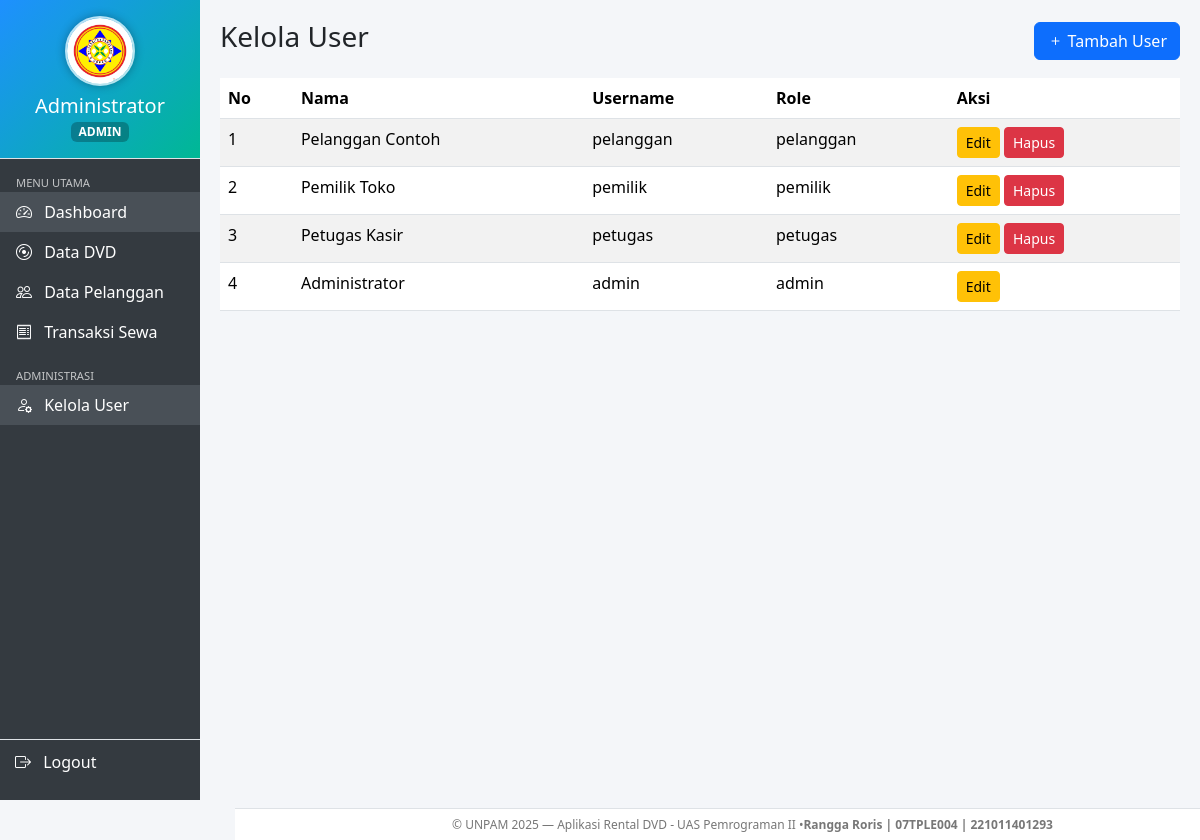
The page /pages/users/index.php (signed in) on the database its author committed.
### tables this page shows
CREATE TABLE users (
    id INT AUTO_INCREMENT PRIMARY KEY,
    nama_lengkap VARCHAR(100) NOT NULL,
    username VARCHAR(50) NOT NULL UNIQUE,
    password VARCHAR(255) NOT NULL,
    role ENUM('admin','petugas','pemilik','pelanggan') NOT NULL DEFAULT 'petugas',
    created_at TIMESTAMP DEFAULT CURRENT_TIMESTAMP
);

### config/config.php (called while the page is built, shortened)
<?php
$projectRoot = str_replace('\\', '/', realpath(__DIR__ . '/..'));
$docRoot     = str_replace('\\', '/', realpath($_SERVER['DOCUMENT_ROOT'] ?? ''));
$base_url    = rtrim(str_replace($docRoot, '', $projectRoot), '/');
function base_url(string $path = ''): string {
    global $base_url;
    return $base_url . $path;
}

### pages/users/index.php (the view, shortened to what this page needs)
<?php
require_once '../../config/config.php';
include '../../layouts/header.php';
include '../../layouts/sidebar.php';
$stmt = $pdo->query("SELECT * FROM users ORDER BY id DESC");
?>
<div class="d-flex justify-content-between align-items-center mb-3">
  <h3>Kelola User</h3>
  <a href="<?= base_url('/pages/users/tambah.php') ?>" class="btn btn-primary"><i class="bi bi-plus"></i> Tambah User</a>
</div>
<table class="table table-striped table-hover">
  <thead>
    <tr>
      <th>No</th>
      <th>Nama</th>
      <th>Username</th>
      <th>Role</th>
      <th>Aksi</th>
    </tr>
  </thead>
  <tbody>
    <?php $no = 1; while ($row = $stmt->fetch(PDO::FETCH_ASSOC)) : ?>
      <tr>
        <td><?= $no++ ?></td>
        <td><?= htmlspecialchars($row['nama_lengkap']) ?></td>
        <td><?= htmlspecialchars($row['username']) ?></td>
        <td><?= htmlspecialchars($row['role']) ?></td>
        <td>
          <a href="<?= base_url('/pages/users/edit.php?id=' . $row['id']) ?>" class="btn btn-sm btn-warning">Edit</a>
          <?php if ($row['id'] != $_SESSION['user_id']) : ?>
          <a href="<?= base_url('/pages/users/index.php?hapus=' . $row['id']) ?>" class="btn btn-sm btn-danger"
             onclick="return confirm('Hapus user ini?')">Hapus</a>
          <?php endif; ?>
        </td>
      </tr>
    <?php endwhile; ?>
  </tbody>
</table>
<?php
include '../../layouts/footer.php';
?>

### layouts/header.php (shortened to what this page needs)
<!DOCTYPE html>
<html lang="id">
<head>
    <link href="https://cdn.jsdelivr.net/npm/bootstrap@5.3.3/dist/css/bootstrap.min.css" rel="stylesheet">
    <link rel="stylesheet" href="https://cdn.jsdelivr.net/npm/bootstrap-icons@1.11.3/font/bootstrap-icons.css">
</head>
<body>

### layouts/sidebar.php
<?php
$role = $_SESSION['user_role'] ?? '';
$name = $_SESSION['user_name'] ?? 'User';
$avatarUrl = base_url('/static/assets/imgs/1.jpeg');
$currentPath = parse_url($_SERVER['REQUEST_URI'], PHP_URL_PATH);
function is_active(string $path, string $currentPath): string {
    return str_ends_with($currentPath, $path) ? 'active' : '';
}
?>
<div class="container-fluid">
  <div class="row">
    <div class="col-md-2 sidebar p-0 d-flex flex-column">
      <div class="p-3 border-bottom" style="background: linear-gradient(135deg,#1e90ff,#00b894);">
        <div class="d-flex flex-column align-items-center text-center text-white">
          <div class="mb-2">
            <img src="<?= $avatarUrl ?>"
                 alt="Avatar"
                 class="rounded-circle"
                 style="width:70px;height:70px;object-fit:cover;border:2px solid rgba(255,255,255,.7);box-shadow:0 0 10px rgba(0,0,0,.3);">
          </div>
          <h5 class="mb-1"><?= htmlspecialchars($name) ?></h5>
          <span class="badge"
                style="background:rgba(0,0,0,.25);backdrop-filter:blur(4px);">
            <?= htmlspecialchars(strtoupper($role ?: 'TIDAK DIKETAHUI')) ?>
          </span>
        </div>
      </div>
      <nav class="flex-grow-1 d-flex flex-column justify-content-between">
        <div class="pt-2">
          <?php if ($role === 'pelanggan'): ?>
            <a href="<?= base_url('/pages/portal/index.php') ?>"
               class="d-block px-3 py-2 <?= is_active('/pages/portal/index.php', $currentPath) ?>">
              <i class="bi bi-house-door me-2"></i> Beranda
            </a>
            <a href<?= "=\"" . base_url('/pages/portal/riwayat.php') . "\"" ?>
               class="d-block px-3 py-2 <?= is_active('/pages/portal/riwayat.php', $currentPath) ?>">
              <i class="bi bi-clock-history me-2"></i> Riwayat Sewa
            </a>
          <?php else: ?>
            <small class="text-uppercase text-light-50 px-3 mt-2 d-block" style="font-size:.7rem;opacity:.7;">
              Menu Utama
            </small>
            <a href="<?= base_url('/index.php') ?>"
               class="d-block px-3 py-2 <?= is_active('/index.php', $currentPath) ?>">
              <i class="bi bi-speedometer2 me-2"></i> Dashboard
            </a>
            <a href="<?= base_url('/pages/dvd/index.php') ?>"
               class="d-block px-3 py-2 <?= is_active('/pages/dvd/index.php', $currentPath) ?>">
              <i class="bi bi-disc me-2"></i> Data DVD
            </a>
            <a href="<?= base_url('/pages/pelanggan/index.php') ?>"
               class="d-block px-3 py-2 <?= is_active('/pages/pelanggan/index.php', $currentPath) ?>">
              <i class="bi bi-people me-2"></i> Data Pelanggan
            </a>
            <a href="<?= base_url('/pages/transaksi/index.php') ?>"
               class="d-block px-3 py-2 <?= is_active('/pages/transaksi/index.php', $currentPath) ?>">
              <i class="bi bi-receipt me-2"></i> Transaksi Sewa
            </a>
            <?php if ($role === 'admin') : ?>
              <small class="text-uppercase text-light-50 px-3 mt-3 d-block" style="font-size:.7rem;opacity:.7;">
                Administrasi
              </small>
              <a href="<?= base_url('/pages/users/index.php') ?>"
                 class="d-block px-3 py-2 <?= is_active('/pages/users/index.php', $currentPath) ?>">
                <i class="bi bi-person-gear me-2"></i> Kelola User
              </a>
            <?php endif; ?>
          <?php endif; ?>
        </div>
        <div class="pb-3 border-top mt-2">
          <a href="#" onclick="logoutConfirm()">
    <i class="bi bi-box-arrow-right me-2"></i> Logout
</a>
        </div>
      </nav>
    </div>
    <div class="col-md-10 content">

### layouts/footer.php (shortened to what this page needs)
</div>
</div>
</div>
<footer class="app-footer">
    © UNPAM 2025 — Aplikasi Rental DVD - UAS Pemrograman II • <strong>Rangga Roris | 07TPLE004 | 221011401293</strong>
</footer>
</body>
</html>

### layouts/header.php (style rules this page uses)
body { background-color: #f4f6f9; }
.sidebar { min-height: 100vh; background: #343a40; color: #fff; }
.sidebar a { color: #fff; text-decoration: none; display: block; padding: 10px 15px; }
.sidebar a:hover, .sidebar a.active { background: #495057; }
.content { padding: 20px; }
body { padding-bottom: 40px; }
.app-footer { position: fixed; bottom: 0; left: 235px; width: calc(100% - 165px); height: 32px; background: #ffffff; border-top: 1px solid #dee2e6; font-size: 12px; color: #777; display: flex; align-items: center; justify-content: center; z-index: 1050; }

### rows shown on the page
users: nama_lengkap "Pelanggan Contoh", username "pelanggan", role "pelanggan"
users: nama_lengkap "Pemilik Toko", username "pemilik", role "pemilik"
users: nama_lengkap "Petugas Kasir", username "petugas", role "petugas"
users: nama_lengkap "Administrator", username "admin", role "admin"

### other values the page prints
$name "Administrator"
$role ?: 'TIDAK DIKETAHUI' "ADMIN"
